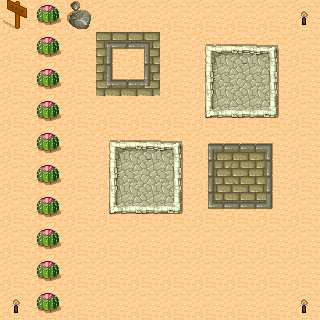

The image is a tile-based game level rendered from a .tmx file. Its description and source (layers, tilesets, objects; grid data summarised) follow:
An orthogonal 10x10 tile map with 32x32 px tiles, 8 tile layers (Testing Child Tile Layer, Testing Child Child Layer, Testing Name 1, Testing Name 2, ...), 2 tilesets and 19 objects (tesr, ObjectType).

<map version="1.2" tiledversion="1.2.0" orientation="orthogonal" renderorder="right-down" width="10" height="10" tilewidth="32" tileheight="32" infinite="0" nextlayerid="14" nextobjectid="16">
 <properties>
  <property name="BigInteger" type="int" value="999999999" />
  <property name="EmptyProperty" value="" />
  <property name="FalseProperty" type="bool" value="false" />
  <property name="FileProperty" type="file" value="torches.png" />
  <property name="FloatProperty" type="float" value="0.12" />
  <property name="IntProperty" type="int" value="1234" />
  <property name="NegativeFloatProperty" type="float" value="-0.12" />
  <property name="NegativeIntProperty" type="int" value="-1234" />
  <property name="StringProperty" value="A string value" />
  <property name="TrueProperty" type="bool" value="true" />
  <property name="YellowProperty" type="color" value="#ffffff00" />
 </properties>
 <tileset firstgid="1" name="tmw_desert_spacing" tilewidth="32" tileheight="32" spacing="1" margin="1" tilecount="48" columns="8">
  <image source="tmw_desert_spacing.png" trans="ffffff" width="265" height="199" />
  <tile id="0">
   <properties>
    <property name="Property A" value="Hello World" />
    <property name="Property B" value="666" />
   </properties>
   <objectgroup draworder="index">
    <object id="1" x="21.625" y="31.9375">
     <polygon points="0,0 0.0625,-10.1875 10.3125,-10.25 10.375,-15.875 -5.5625,-16 -5.9375,-0.125" />
    </object>
    <object id="2" x="17.5" y="3.875" width="6" height="5.9375">
     <ellipse />
    </object>
   </objectgroup>
  </tile>
  <tile id="1">
   <objectgroup draworder="index">
    <object id="0" x="-0.125" y="15.75" width="32.3125" height="6.25" />
   </objectgroup>
  </tile>
  <tile id="2">
   <objectgroup draworder="index">
    <object id="0" x="-0.25" y="16">
     <polygon points="0,0 16.125,0.125 16.3125,16.3125 10.4375,16.125 10.375,5.8125 0.125,5.8125" />
    </object>
   </objectgroup>
  </tile>
  <tile id="8">
   <objectgroup draworder="index">
    <object id="0" x="16.125" y="-0.25" width="5.375" height="32.25" />
   </objectgroup>
  </tile>
  <tile id="10">
   <objectgroup draworder="index">
    <object id="0" x="10.0625" y="-0.375" width="6.125" height="32.5" />
   </objectgroup>
  </tile>
  <tile id="16">
   <objectgroup draworder="index">
    <object id="0" x="16" y="-0.1875">
     <polygon points="0,0 5.75,0.0625 5.375,10.5625 15.75,10.5625 15.8125,17.125 -0.125,16.8125" />
    </object>
   </objectgroup>
  </tile>
  <tile id="17">
   <objectgroup draworder="index">
    <object id="0" x="-0.125" y="10" width="32.0625" height="6.9375" />
   </objectgroup>
  </tile>
  <tile id="18">
   <objectgroup draworder="index">
    <object id="0" x="-0.5625" y="10.5625">
     <polygon points="0,0 10.5,0.125 10.5625,-10.75 16.625,-10.75 16.625,6.5 0.125,6.4375" />
    </object>
   </objectgroup>
  </tile>
  <tile id="19">
   <objectgroup draworder="index">
    <object id="0" x="15.75" y="31.6875">
     <polygon points="0.5,0.375 0.3125,-15.4375 16.125,-15.5 16.125,-21.6875 -5.6875,-21.75 -5.75,0.4375" />
    </object>
   </objectgroup>
  </tile>
  <tile id="20">
   <objectgroup draworder="index">
    <object id="0" x="-0.0625" y="9.9375">
     <polygon points="0,0 22.125,-0.0625 22,22.0625 16.0625,22.0625 16.25,5.8125 -0.0625,5.8125" />
    </object>
   </objectgroup>
  </tile>
  <tile id="27">
   <objectgroup draworder="index">
    <object id="0" x="10.25" y="-0.1875">
     <polygon points="0,0 5.625,-0.0625 5.875,16.375 21.8125,16.25 21.8125,21.9375 -0.1875,21.9375" />
    </object>
   </objectgroup>
  </tile>
  <tile id="28">
   <objectgroup draworder="index">
    <object id="0" x="16" y="-0.125">
     <polygon points="0,0 5.8125,0 5.9375,22 -16,22.0625 -16.0625,16 0.0625,16.4375" />
    </object>
   </objectgroup>
  </tile>
 </tileset>
 <tileset firstgid="49" name="torches" tilewidth="32" tileheight="32" tilecount="3" columns="3">
  <image source="torches.png" width="96" height="32" />
  <tile id="0">
   <objectgroup draworder="index">
    <object id="0" x="14" y="16.875" width="3.875" height="8" />
   </objectgroup>
   <animation>
    <frame tileid="0" duration="200" />
    <frame tileid="1" duration="200" />
    <frame tileid="2" duration="200" />
    <frame tileid="1" duration="200" />
   </animation>
  </tile>
 </tileset>
 <group id="1" name="Testing Group Layer" offsetx="4.33333" offsety="3.33333">
  <layer id="2" name="Testing Child Tile Layer" width="10" height="10">
   <data>[100 cells, 0 non-empty, 0 distinct tile ids]</data>
  </layer>
  <objectgroup id="3" name="Testing Child Object Group" />
  <imagelayer id="4" name="Testing Child Image Layer" />
  <group id="5" name="Testing Child Group Layer">
   <layer id="6" name="Testing Child Child Layer" width="10" height="10">
    <data>[100 cells, 0 non-empty, 0 distinct tile ids]</data>
   </layer>
  </group>
 </group>
 <layer id="7" name="Testing Name 1" width="10" height="10" offsetx="0.666667" offsety="0.666667">
  <data>[100 cells, 100 non-empty, 3 distinct tile ids]</data>
 </layer>
 <layer id="8" name="Testing Name 2" width="10" height="10">
  <data>[100 cells, 18 non-empty, 9 distinct tile ids]</data>
 </layer>
 <layer id="9" name="Testing Name 3" width="10" height="10">
  <data>[100 cells, 4 non-empty, 4 distinct tile ids]</data>
 </layer>
 <layer id="10" name="Testing Name 4" width="10" height="10">
  <data>[100 cells, 19 non-empty, 10 distinct tile ids]</data>
 </layer>
 <layer id="11" name="Testing Name 5" width="10" height="10">
  <data>[100 cells, 0 non-empty, 0 distinct tile ids]</data>
 </layer>
 <layer id="12" name="Testing Torches" width="10" height="10">
  <data>[100 cells, 3 non-empty, 1 distinct tile ids]</data>
 </layer>
 <objectgroup id="13" name="Polygon Testing">
  <object id="1" x="93" y="49">
   <properties>
    <property name="collision" type="bool" value="true" />
   </properties>
   <polygon points="0,0 51,6 9,56" />
  </object>
  <object id="2" x="114" y="176">
   <properties>
    <property name="collision" type="bool" value="true" />
   </properties>
   <polygon points="0,0 51,-24 60,33" />
  </object>
  <object id="3" name="tesr" x="215.334" y="60">
   <properties>
    <property name="collision" type="bool" value="true" />
   </properties>
   <polyline points="21,-32 84,76 -3,183 -117,205" />
  </object>
  <object id="4" type="ObjectType" gid="30" x="288.333" y="286.333" width="32" height="32" />
  <object id="5" x="98.2266" y="104.578" width="89.5469" height="18.8438">
   <text wrap="1" color="#008000">Hello World</text>
  </object>
 </objectgroup>
</map>
